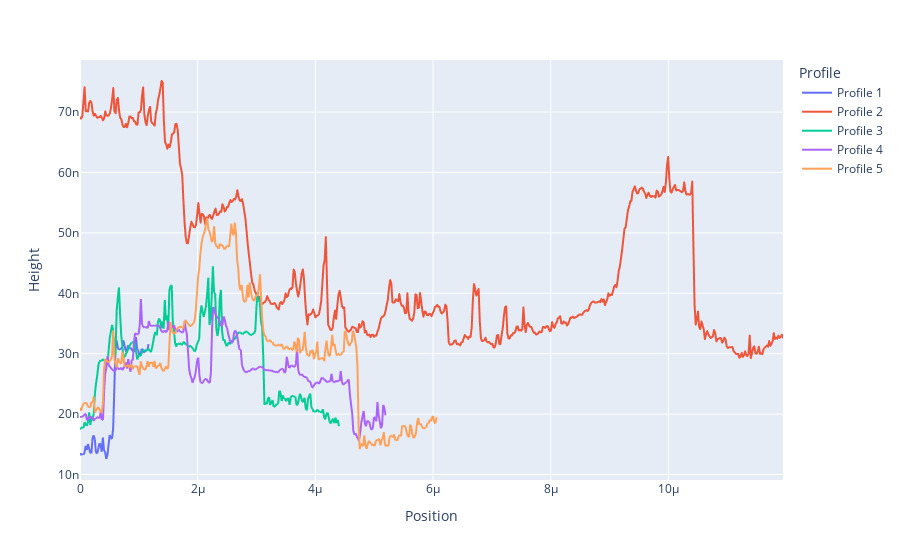

The notebook cell this image was saved under:
### Code cell
data2 = afm.import_data(r"C:\Users\poeda\OneDrive\Documents\Luo Group\AFM Images\CrsBr MTJ Project\CrSBr MTJ #2.014 heights.csv")
fig2, df2 = afm.plotly_graph(data2)
fig2.show()

### Figure 1 — Plotly figure (JSON) as saved in the notebook; plotly's stock layout.template omitted (floating-point values rounded to 4 significant figures; data arrays with more than 128 entries replaced by an {"elided": "..."} marker saying what was removed)
{"data": [{"hovertemplate": "Profile=Profile 1<br>Position=%{x}<br>Height=%{y}<extra></extra>", "legendgroup": "Profile 1", "line": {"color": "#636efa", "dash": "solid"}, "marker": {"symbol": "circle"}, "mode": "lines", "name": "Profile 1", "showlegend": true, "type": "scattergl", "x": {"elided": "613 float values"}, "xaxis": "x", "y": {"elided": "613 float values"}, "yaxis": "y"}, {"hovertemplate": "Profile=Profile 2<br>Position=%{x}<br>Height=%{y}<extra></extra>", "legendgroup": "Profile 2", "line": {"color": "#EF553B", "dash": "solid"}, "marker": {"symbol": "circle"}, "mode": "lines", "name": "Profile 2", "showlegend": true, "type": "scattergl", "x": {"elided": "613 float values"}, "xaxis": "x", "y": {"elided": "613 float values"}, "yaxis": "y"}, {"hovertemplate": "Profile=Profile 3<br>Position=%{x}<br>Height=%{y}<extra></extra>", "legendgroup": "Profile 3", "line": {"color": "#00cc96", "dash": "solid"}, "marker": {"symbol": "circle"}, "mode": "lines", "name": "Profile 3", "showlegend": true, "type": "scattergl", "x": {"elided": "613 float values"}, "xaxis": "x", "y": {"elided": "613 float values"}, "yaxis": "y"}, {"hovertemplate": "Profile=Profile 4<br>Position=%{x}<br>Height=%{y}<extra></extra>", "legendgroup": "Profile 4", "line": {"color": "#ab63fa", "dash": "solid"}, "marker": {"symbol": "circle"}, "mode": "lines", "name": "Profile 4", "showlegend": true, "type": "scattergl", "x": {"elided": "613 float values"}, "xaxis": "x", "y": {"elided": "613 float values"}, "yaxis": "y"}, {"hovertemplate": "Profile=Profile 5<br>Position=%{x}<br>Height=%{y}<extra></extra>", "legendgroup": "Profile 5", "line": {"color": "#FFA15A", "dash": "solid"}, "marker": {"symbol": "circle"}, "mode": "lines", "name": "Profile 5", "showlegend": true, "type": "scattergl", "x": {"elided": "613 float values"}, "xaxis": "x", "y": {"elided": "613 float values"}, "yaxis": "y"}], "layout": {"legend": {"title": {"text": "Profile"}, "tracegroupgap": 0}, "margin": {"t": 60}, "xaxis": {"anchor": "y", "domain": [0, 1], "title": {"text": "Position"}}, "yaxis": {"anchor": "x", "domain": [0, 1], "title": {"text": "Height"}}}}
